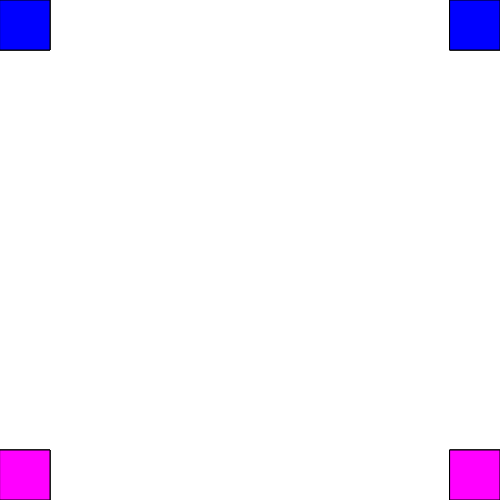
Frame 1 (no input)
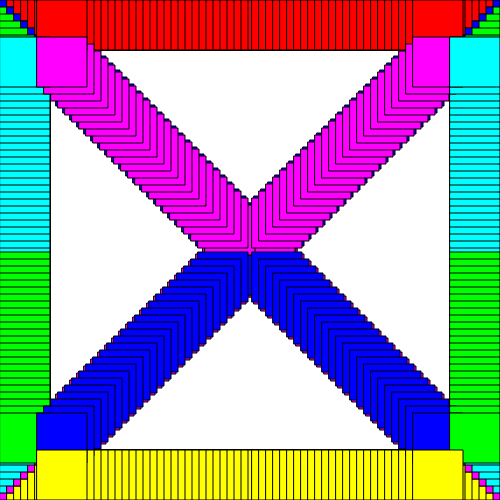
Frame 60 (no input)
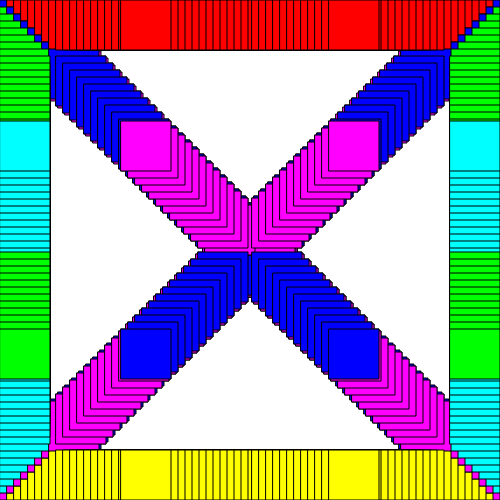
Frame 120 (the mouse pressed at the canvas centre since frame 60)

The p5.js sketch that drew these frames (run headless with seeded random() and noise() and a simulated clock; from frame 60 on, the mouse is pressed at the canvas centre):

// p5.js sketch
// ── sketch.js
var o1 = 0
function setup() {
  createCanvas(500, 500);
}

function draw() {
  //background(255);
  fill(100)
  fill(255,0,0)
  rect(0 + o1,0,50,50)
  fill(0,255,0)
  rect(0,0 + o1,50,50)
  fill(0,0,255)
  rect(0 + o1, 0 + o1, 50,50)
  // top left
  fill(255,0,0)
  rect(450 - o1,0,50,50)
  fill(0,255,0)
  rect(450,0 + o1,50,50)
  fill(0,0,255)
  rect(450 - o1, 0 + o1, 50,50)
  //top right
  
  // bottom left
  fill(255,255,0)
  rect(0 + o1,450,50,50)
  fill(0,255,255)
  rect(0,450 - o1,50,50 )
  fill(255,0,255)
  rect(0 + o1,450 - o1,50,50)
  
  // bottom right
  fill(255,255,0)
  rect(450 - o1,450,50,50)
  fill(0,255,255)
  rect(450,450 - o1,50,50)
  fill(255,0,255)
  rect(450 - o1,450 - o1,50,50)
  //cinter
  o1 = o1 + 7 ;
  if ( o1 > 500) { 
  o1 = 0
  }
}
